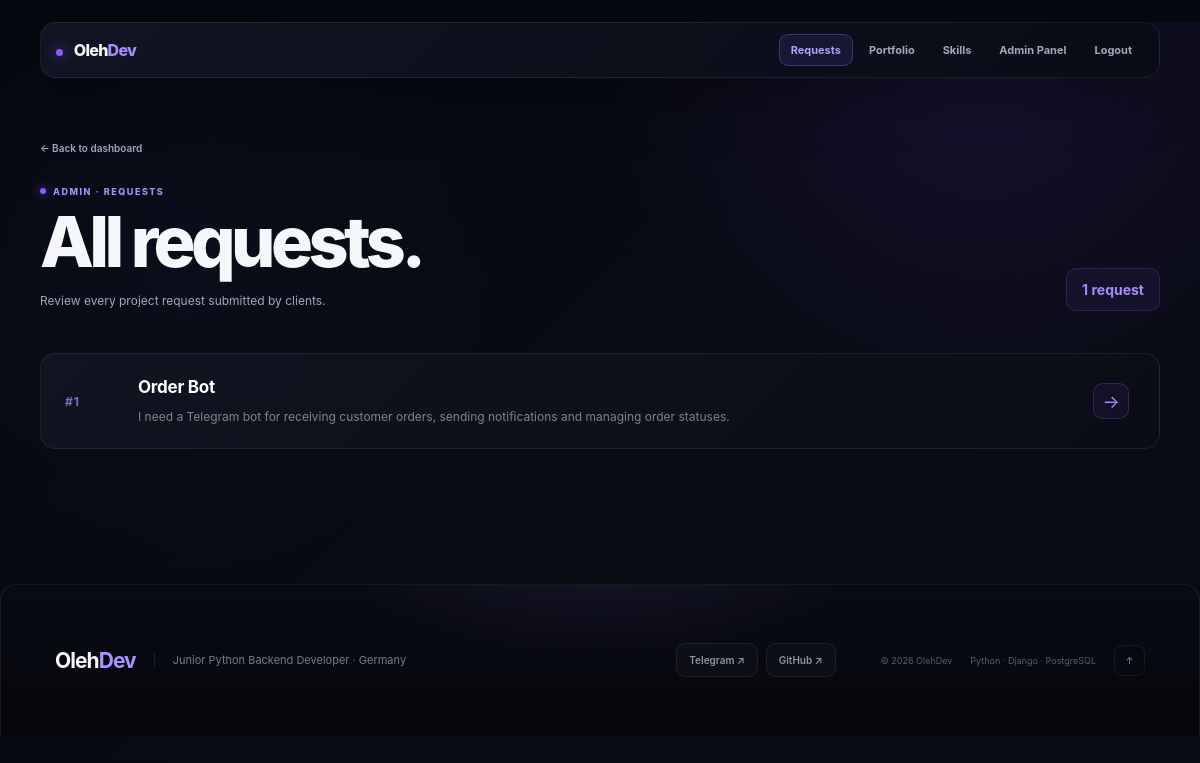
/admin-panel/requests/ (signed in), run on the app's committed database.
### olehdev/models.py (models this page shows, shortened)
class ProjectRequest(models.Model):
    class Status(models.TextChoices):
        NEW = "new", "New"
        ACCEPTED = "accepted", "Accepted"
        REJECTED = "rejected", "Rejected"
        COMPLETED = "completed", "Completed"
    class Deadline(models.TextChoices):
        FIVE_SEVEN_DAYS = "5_7_days", "5–7 days"
        ONE_TWO_WEEKS = "1_2_weeks", "1–2 weeks"
        THREE_FOUR_WEEKS = "3_4_weeks", "3–4 weeks"
        ONE_TWO_MONTHS = "1_2_months", "1–2 months"
        NOT_SURE = "not_sure", "Not sure"
    user = models.ForeignKey(
        settings.AUTH_USER_MODEL,
        on_delete=models.CASCADE,
        related_name="project_requests",
        null=True,
        blank=True,
    )
    name = models.CharField(max_length=150)
    email = models.EmailField()
    description = models.CharField(
        max_length=500,
    )
    skills = models.ManyToManyField(
        Skill,
        blank=True,
        related_name="project_requests",
    )
    budget = models.CharField(
        max_length=100,
        blank=True,
    )
    deadline = models.CharField(
        max_length=20,
        choices=Deadline.choices,
        default=Deadline.NOT_SURE,
    )
    status = models.CharField(
        max_length=20,
        choices=Status.choices,
        default=Status.NEW,
    )
    created_at = models.DateTimeField(
        auto_now_add=True,
    )
    updated_at = models.DateTimeField(
        auto_now=True,
    )
    class Meta:
        ordering = ["-created_at"]

### olehdev/views.py (the view)
@admin_required
def admin_requests(request):
    requests = ProjectRequest.objects.all()
    return render(
        request,
        "admin/requests.html",
        {
            "requests": requests,
        },
    )

### olehdev/views.py (called while the page is built)
def admin_required(view_func):
    @wraps(view_func)
    def wrapper(request, *args, **kwargs):
        if not request.user.is_authenticated:
            return redirect("login")
        if not request.user.is_staff:
            return redirect("home")
        return view_func(request, *args, **kwargs)
    return wrapper

### templates/admin/requests.html (shortened to what this page needs)
{% extends "base.html" %}
{% load static %}
{% block styles %}
    <link
        rel="stylesheet"
        href="{% static 'css/admin.css' %}"
    >
{% endblock %}
{% block content %}
<section class="admin-dashboard admin-requests-simple">
    <a
        href="{% url 'admin_dashboard' %}"
        class="back-link"
    >
        ← Back to dashboard
    </a>
    <div class="admin-dashboard-header">
        <div class="admin-dashboard-heading">
            <div class="section-label">
                ADMIN · REQUESTS
            </div>
            <h1>
                All requests.
            </h1>
            <p>
                Review every project request submitted by clients.
            </p>
        </div>
        <div class="admin-header-action">
            <span>
                {{ requests|length }} request{{ requests|length|pluralize }}
            </span>
        </div>
    </div>
    {% if requests %}
        <div class="admin-request-list">
            {% for project_request in requests %}
                <a
                    href="{% url 'admin_request_detail' project_request.id %}"
                    class="admin-request-card"
                >
                    <div class="admin-request-index">
                        #{{ project_request.id }}
                    </div>
                    <div class="admin-request-main">
                        <div class="admin-request-title">
                            {{ project_request.name }}
                        </div>
                        {% if project_request.description %}
                            <p class="admin-request-description">
                                {{ project_request.description|truncatewords:25 }}
                            </p>
                        {% endif %}
                    </div>
                    <div class="admin-request-arrow">
                        →
                    </div>
                </a>
            {% endfor %}
        </div>
    {% endif %}
</section>
{% endblock %}

### static/css/admin.css (style rules this page uses)
:root { --admin-bg: #060810; --admin-bg-soft: #090c15; --admin-surface: #0d111c; --admin-surface-2: #111625; --admin-surface-3: #151b2a; --admin-border: rgba(255, 255, 255, 0.075); --admin-border-strong: rgba(255, 255, 255, 0.13); --admin-text: #f5f7fb; --admin-text-soft: #a0a8ba; --admin-text-muted: #687188; --admin-purple: #8b5cf6; --admin-purple-light: #a78bfa; --admin-purple-dark: #6d3fe7; --admin-green: #34d399; --admin-green-dark: #10b981; --admin-blue: #60a5fa; --admin-yellow: #fbbf24; --admin-red: #fb7185; --admin-radius: 18px; --admin-radius-small: 11px; --admin-shadow: 0 25px 70px rgba(0, 0, 0, 0.34); --admin-transition: 180ms ease; }
* { box-sizing: border-box; }
html { background: var(--admin-bg); }
body { margin: 0; min-height: 100vh; color: var(--admin-text); font-family: Inter, ui-sans-serif, system-ui, -apple-system, BlinkMacSystemFont, "Segoe UI", sans-serif; background: radial-gradient( circle at 82% 5%, rgba(124, 58, 237, 0.12), transparent 30% ), radial-gradient( circle at 15% 30%, rgba(59, 130, 246, 0.035), transparent 28% ), linear-gradient( 135deg, #060810 0%, #080b14 48%, #090b14 100% ); }
a { color: inherit; }
.admin-dashboard { width: min(1120px, calc(100% - 48px)); margin: 0 auto; padding: 58px 0 75px; }
.admin-dashboard-header { display: flex; align-items: flex-end; justify-content: space-between; gap: 35px; margin-bottom: 34px; }
.admin-dashboard-heading { min-width: 0; }
.section-label, .admin-panel-label { display: inline-flex; align-items: center; gap: 7px; color: var(--admin-purple-light); font-size: 9px; font-weight: 800; letter-spacing: 0.17em; text-transform: uppercase; }
.section-label { margin-bottom: 12px; }
.section-label::before, .admin-panel-label::before { content: ""; width: 6px; height: 6px; flex-shrink: 0; border-radius: 50%; background: var(--admin-purple); box-shadow: 0 0 11px rgba(139, 92, 246, 0.85); }
.admin-dashboard-heading h1 { margin: 0; color: var(--admin-text); font-size: clamp(46px, 6vw, 70px); line-height: 0.95; letter-spacing: -0.065em; font-weight: 850; }
.admin-dashboard-heading p { max-width: 560px; margin: 16px 0 0; color: var(--admin-text-soft); font-size: 12px; line-height: 1.7; }
.admin-header-action { flex-shrink: 0; display: inline-flex; align-items: center; gap: 14px; padding: 12px 15px; color: var(--admin-purple-light); text-decoration: none; background: rgba(139, 92, 246, 0.07); border: 1px solid rgba(139, 92, 246, 0.2); border-radius: 10px; font-size: 10px; font-weight: 700; transition: background var(--admin-transition), border-color var(--admin-transition), transform var(--admin-transition); }
.admin-header-action span:last-child { font-size: 14px; }
.admin-request-list { margin-top: 22px; display: flex; flex-direction: column; }
.admin-request-card { min-height: 78px; padding: 15px 25px; display: grid; grid-template-columns: 45px minmax(0, 1fr) auto auto; align-items: center; gap: 17px; color: inherit; text-decoration: none; border-top: 1px solid var(--admin-border); transition: background var(--admin-transition); }
.admin-request-index { color: var(--admin-purple-light); font-size: 9px; font-weight: 800; }
.admin-request-main { min-width: 0; display: flex; flex-direction: column; gap: 4px; }
.admin-request-title { color: var(--admin-text); font-size: 13px; font-weight: 720; letter-spacing: -0.015em; overflow: hidden; text-overflow: ellipsis; white-space: nowrap; }
.back-link { display: inline-flex; align-items: center; gap: 6px; margin-bottom: 24px; color: var(--admin-text-soft); text-decoration: none; font-size: 10px; font-weight: 600; transition: color var(--admin-transition), transform var(--admin-transition); }

### data on the page
ProjectRequest: id "1", name "Order Bot", description "I need a Telegram bot for receiving customer orders, sending notifications and managing order statuses."

### other printed values
{{ requests|length }} "1"
